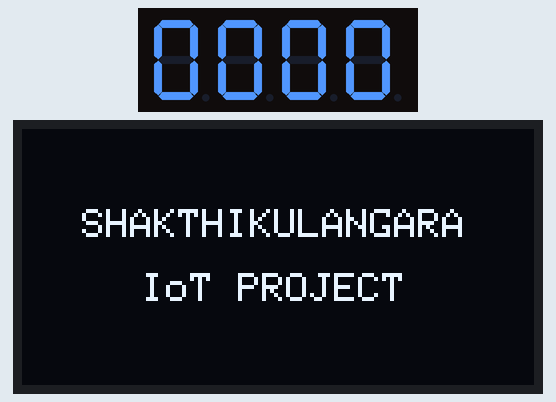
A sketch run on a simulated ESP8266 (NodeMCU). On the bench: 4-digit seven-segment display, 128×64 one-colour display. What the sketch prints to the serial monitor is not drawn.

Above: at 0.1 s.
At 1.7 s:
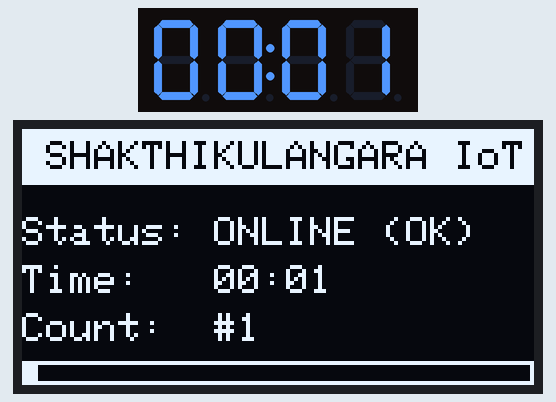
At 10.7 s:
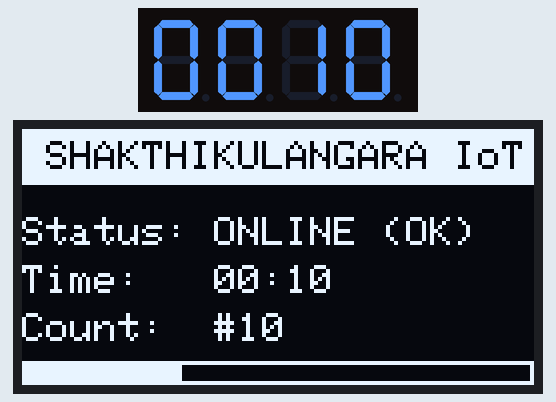
At 19.7 s:
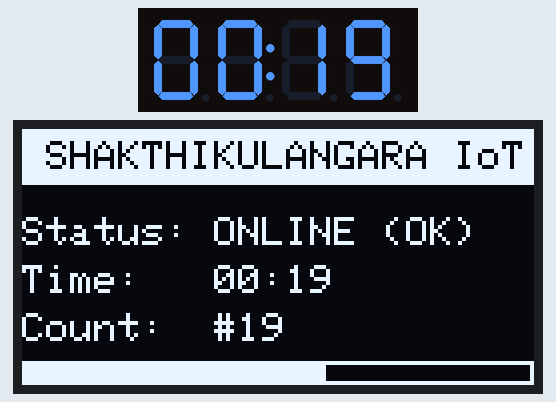
At 28.7 s:
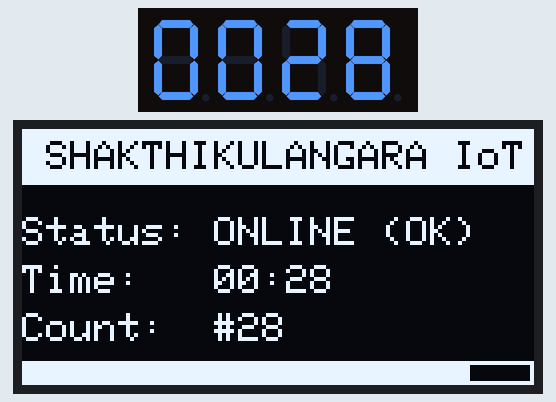
At 38.7 s:
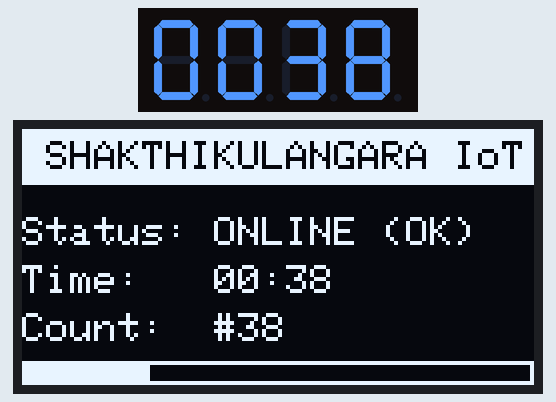

Measured:
- what the display in image 1 shows lasts 1.0 s, from 1.6 s to 2.6 s

The sketch:

oled_tm1637_display.ino
```cpp
#include <Wire.h>
#include <Adafruit_GFX.h>
#include <Adafruit_SSD1306.h>
#include <TM1637Display.h>

// --- OLED Display Configuration ---
#define SCREEN_WIDTH 128
#define SCREEN_HEIGHT 64
#define OLED_RESET -1 // Reset pin # (or -1 if sharing Arduino reset pin)
#define SCREEN_ADDRESS 0x3C // 0x3C is standard for 128x64/128x32 OLEDs

Adafruit_SSD1306 display(SCREEN_WIDTH, SCREEN_HEIGHT, &Wire, OLED_RESET);

// --- TM1637 4-Digit 7-Segment Display Configuration ---
#define CLK_PIN D5  // GPIO14
#define DIO_PIN D6  // GPIO12

TM1637Display tm1637(CLK_PIN, DIO_PIN);

unsigned long previousMillis = 0;
int counter = 0;
bool colonState = false;

void setup() {
  Serial.begin(115200);
  Serial.println("\n--- NodeMCU Display Initializing ---");

  // Initialize TM1637
  tm1637.setBrightness(0x0f); // Maximum brightness
  tm1637.showNumberDec(counter, true); // Show 0000

  // Initialize I2C for OLED (D2 = SDA, D1 = SCL)
  Wire.begin(D2, D1);

  // Initialize OLED
  if (!display.begin(SSD1306_SWITCHCAPVCC, SCREEN_ADDRESS)) {
    Serial.println(F("SSD1306 allocation failed (try 0x3D if 0x3C doesn't work)"));
  } else {
    Serial.println(F("SSD1306 OLED initialized successfully!"));
    display.clearDisplay();
    display.setTextColor(SSD1306_WHITE);
    display.setTextSize(1);
    display.setCursor(15, 20);
    display.println("SHAKTHIKULANGARA");
    display.setCursor(30, 36);
    display.println("IoT PROJECT");
    display.display();
    delay(1500);
  }
}

void loop() {
  unsigned long currentMillis = millis();

  // Update every 1000 ms (1 second)
  if (currentMillis - previousMillis >= 1000) {
    previousMillis = currentMillis;
    counter++;
    colonState = !colonState;

    // --- Update TM1637 ---
    // Display as MM:SS or running count
    int minutes = (counter / 60) % 100;
    int seconds = counter % 60;
    int displayTime = (minutes * 100) + seconds;

    // Toggle colon (0x80 on the second digit)
    uint8_t colonMask = colonState ? 0b01000000 : 0;
    tm1637.showNumberDecEx(displayTime, colonMask, true);

    // --- Update OLED ---
    display.clearDisplay();

    // Top Header Banner
    display.fillRect(0, 0, 128, 14, SSD1306_WHITE);
    display.setTextColor(SSD1306_BLACK, SSD1306_WHITE);
    display.setTextSize(1);
    display.setCursor(6, 3);
    display.print("SHAKTHIKULANGARA IoT");

    // Live Data Display
    display.setTextColor(SSD1306_WHITE);
    display.setCursor(0, 22);
    display.print("Status: ");
    display.println("ONLINE (OK)");

    display.setCursor(0, 34);
    display.print("Time:   ");
    if (minutes < 10) display.print("0");
    display.print(minutes);
    display.print(":");
    if (seconds < 10) display.print("0");
    display.println(seconds);

    display.setCursor(0, 46);
    display.print("Count:  #");
    display.println(counter);

    // Bottom progress bar
    int barWidth = (counter % 30) * (128 / 30);
    display.drawRect(0, 58, 128, 6, SSD1306_WHITE);
    display.fillRect(0, 58, barWidth, 6, SSD1306_WHITE);

    display.display();

    // Serial monitor debug output
    Serial.print("Uptime: ");
    Serial.print(counter);
    Serial.println("s");
  }
}
```
